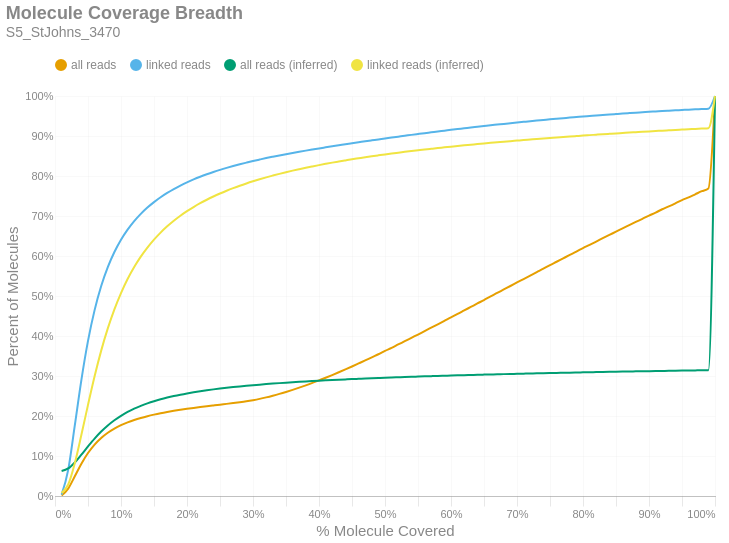

Notebook code cell kept with this figure:
### Markdown cell above
### Molecule Read Coverage
This chart shows molecule coverage breadth as computed by the number of bases aligned to that molecule. In other words, "*how much of each unique long molecule is actually sequenced/aligned?*" Keep in mind there is a distinction between sequences and alignments, since some sequences belonging to a particular molecule may not align well and wouldn't appear in the alignment data. This chart also shows molecule coverage breadth as computed by the *inferred fragment* from which the aligned sequences originate. Unlike read coverage, this calculation takes into account the total insert size, including unsequenced gaps between the forward and reverse reads. Like the previous figures, these are cumulative percents.

### Code cell
if SKIPLR:
    print_html(f"Skipped")
else:
    binned_df = consolidated_hist(valids['coverage_bp'], mask, 0.01, True)
    binned_df_inf = consolidated_hist(valids['coverage_inserts'], mask, 0.01, True)
    binned_df = binned_df.with_columns(pl.lit(binned_df_inf['all reads (cumsum)']).alias('all reads (inferred)'))
    binned_df = binned_df.with_columns(pl.lit(binned_df_inf['linked reads (cumsum)']).alias('linked reads (inferred)'))
    binned_df = binned_df.with_columns(
        (pl.col('bin').cast(pl.Float64) + 0.01).alias('right_edge')
    )

    with SafeRender(binned_df):
        (
            density_plot(binned_df, 'Molecule Coverage Breadth', samplename, 'molcov', ['all reads (inferred)','linked reads (inferred)'])
            .encode(
                #x=alt.X('bin:Q', title="% Molecule Covered").axis(format = '%').scale(padding=0),
                x=alt.X('right_edge:Q', title="% Molecule Covered").axis(format='%').scale(padding=0),
                y=alt.Y('value:Q', title='Percent of Molecules')
                    .axis(format='%')
                    .stack(False)
                    .scale(domainMin=0, padding=0),
                color=alt.Color("key:N").scale(domain = ["all reads", "linked reads", "all reads (inferred)", "linked reads (inferred)"]),
                tooltip = [
                    alt.Tooltip("key:N", title = "Data Type"),
                    alt.Tooltip("range_label:N", title="% Molecule Covered"),
                    alt.Tooltip("value:Q", format = ".2%", title="% Molecules")
                ]
            )
        ).display()

### Figure 1 — Vega-Lite specification as saved in the notebook (floating-point values rounded to 4 significant figures)
{"width": "container", "height": 400, "config": {"title": {"anchor": "start", "dy": -15, "fontSize": 18, "color": "#888888", "subtitleColor": "#888888", "subtitleFontSize": 14}, "arc": {"fill": "#0072B2"}, "axis": {"domainColor": "#888888", "domainWidth": 0.5, "gridWidth": 0.2, "grid": false, "titleFontWeight": 400, "titleFontSize": 15, "labelFontSize": 11, "labelColor": "#888888", "tickColor": "#888888", "tickWidth": 0.2, "titleColor": "#888888"}, "axisBand": {"grid": false}, "axisX": {"grid": true, "tickSize": 10, "domainCap": "round"}, "axisY": {"domain": false, "grid": true, "tickSize": 0, "domainCap": "round"}, "background": "transparent", "header": {"labelFontSize": 15, "labelColor": "#888888", "titleFontSize": 15, "titleFontWeight": 600, "titleColor": "#888888"}, "legend": {"labelFont": "sans-serif", "labelFontSize": 12, "labelColor": "#888888", "symbolSize": 100, "symbolType": "circle", "titleFontSize": 12, "titlePadding": 10, "titleColor": "#888888", "title": null, "orient": "top"}, "range": {"category": ["#E69F00", "#56B4E9", "#009E73", "#F0E442", "#0072B2", "#D55E00", "#CC79A7", "#000000"], "diverging": ["#cfe8f3", "#a2d4ec", "#73bfe2", "#46abdb", "#1696d2", "#12719e"]}, "area": {"fill": "#0072B2", "fillOpacity": 0.7, "line": true, "strokeOpacity": 0.7}, "line": {"color": "#0072B2", "stroke": "#0072B2", "strokeWidth": 2}, "trail": {"color": "#0072B2", "stroke": "#0072B2", "strokeWidth": 0, "size": 1}, "point": {"filled": true, "fillOpacity": 1.0, "size": 95}, "text": {"color": "#888888", "fontSize": 11, "align": "right", "fontWeight": 400, "size": 11}, "bar": {"fill": "#0072B2", "stroke": null}, "view": {"stroke": null, "continuousWidth": 660, "continuousHeight": 400}}, "data": {"name": "data-4984789d2f656f26468397d2f7b29cb1"}, "mark": {"type": "line", "interpolate": "monotone", "point": {"opacity": 0, "size": 275}}, "encoding": {"color": {"field": "key", "scale": {"domain": ["all reads", "linked reads", "all reads (inferred)", "linked reads (inferred)"]}, "type": "nominal"}, "tooltip": [{"field": "key", "title": "Data Type", "type": "nominal"}, {"field": "range_label", "title": "% Molecule Covered", "type": "nominal"}, {"field": "value", "format": ".2%", "title": "% Molecules", "type": "quantitative"}], "x": {"axis": {"format": "%"}, "field": "right_edge", "scale": {"padding": 0}, "title": "% Molecule Covered", "type": "quantitative"}, "y": {"axis": {"format": "%"}, "field": "value", "scale": {"domainMin": 0, "padding": 0}, "stack": false, "title": "Percent of Molecules", "type": "quantitative"}}, "params": [{"name": "param_c36ac31b6afebe62", "select": {"type": "point", "fields": ["key"]}, "bind": "legend"}], "title": {"text": "Molecule Coverage Breadth", "subtitle": "S5_StJohns_3470"}, "transform": [{"fold": ["all reads (cumsum)", "linked reads (cumsum)", "all reads (inferred)", "linked reads (inferred)"]}, {"calculate": "replace(datum.key, ' (cumsum)', '')", "as": "key"}, {"filter": {"param": "param_c36ac31b6afebe62"}}], "usermeta": {"embedOptions": {"downloadFileName": "S5_StJohns_3470.molcov"}}, "$schema": "https://vega.github.io/schema/vega-lite/v6.1.0.json", "datasets": {"data-4984789d2f656f26468397d2f7b29cb1": [{"bin": "0.0", "interval": "0.0-0.01", "all reads": 0.001131, "linked reads": 0.003417, "all reads (cumsum)": 0.001131, "linked reads (cumsum)": 0.003417, "range_label": "0.0-0.01", "all reads (inferred)": 0.06245, "linked reads (inferred)": 0.007267, "right_edge": 0.01}, {"bin": "0.01", "interval": "0.01-0.02", "all reads": 0.01747, "linked reads": 0.06193, "all reads (cumsum)": 0.0186, "linked reads (cumsum)": 0.06535, "range_label": "0.01-0.02", "all reads (inferred)": 0.06887, "linked reads (inferred)": 0.02881, "right_edge": 0.02}, {"bin": "0.02", "interval": "0.02-0.03", "all reads": 0.0307, "linked reads": 0.1111, "all reads (cumsum)": 0.0493, "linked reads (cumsum)": 0.1764, "range_label": "0.02-0.03", "all reads (inferred)": 0.08381, "linked reads (inferred)": 0.08213, "right_edge": 0.03}, {"bin": "0.03", "interval": "0.03-0.04", "all reads": 0.03139, "linked reads": 0.1139, "all reads (cumsum)": 0.08069, "linked reads (cumsum)": 0.2904, "range_label": "0.03-0.04", "all reads (inferred)": 0.1034, "linked reads (inferred)": 0.1529, "right_edge": 0.04}, {"bin": "0.04", "interval": "0.04-0.05", "all reads": 0.02674, "linked reads": 0.09731, "all reads (cumsum)": 0.1074, "linked reads (cumsum)": 0.3877, "range_label": "0.04-0.05", "all reads (inferred)": 0.1239, "linked reads (inferred)": 0.2278, "right_edge": 0.05}, {"bin": "0.05", "interval": "0.05-0.06", "all reads": 0.02119, "linked reads": 0.07706, "all reads (cumsum)": 0.1286, "linked reads (cumsum)": 0.4647, "range_label": "0.05-0.06", "all reads (inferred)": 0.1435, "linked reads (inferred)": 0.2993, "right_edge": 0.06}, {"bin": "0.06", "interval": "0.06-0.07", "all reads": 0.01655, "linked reads": 0.06017, "all reads (cumsum)": 0.1452, "linked reads (cumsum)": 0.5249, "range_label": "0.06-0.07", "all reads (inferred)": 0.1611, "linked reads (inferred)": 0.3634, "right_edge": 0.07}, {"bin": "0.07", "interval": "0.07-0.08", "all reads": 0.01299, "linked reads": 0.04718, "all reads (cumsum)": 0.1582, "linked reads (cumsum)": 0.5721, "range_label": "0.07-0.08", "all reads (inferred)": 0.1762, "linked reads (inferred)": 0.419, "right_edge": 0.08}, {"bin": "0.08", "interval": "0.08-0.09", "all reads": 0.01045, "linked reads": 0.03784, "all reads (cumsum)": 0.1686, "linked reads (cumsum)": 0.6099, "range_label": "0.08-0.09", "all reads (inferred)": 0.1893, "linked reads (inferred)": 0.4667, "right_edge": 0.09}, {"bin": "0.09", "interval": "0.09-0.1", "all reads": 0.008512, "linked reads": 0.03073, "all reads (cumsum)": 0.1771, "linked reads (cumsum)": 0.6406, "range_label": "0.09-0.1", "all reads (inferred)": 0.2004, "linked reads (inferred)": 0.5074, "right_edge": 0.1}, {"bin": "0.1", "interval": "0.1-0.11", "all reads": 0.007005, "linked reads": 0.0252, "all reads (cumsum)": 0.1841, "linked reads (cumsum)": 0.6658, "range_label": "0.1-0.11", "all reads (inferred)": 0.21, "linked reads (inferred)": 0.5425, "right_edge": 0.11}, {"bin": "0.11", "interval": "0.11-0.12", "all reads": 0.005967, "linked reads": 0.02143, "all reads (cumsum)": 0.1901, "linked reads (cumsum)": 0.6873, "range_label": "0.11-0.12", "all reads (inferred)": 0.2182, "linked reads (inferred)": 0.5726, "right_edge": 0.12}, {"bin": "0.12", "interval": "0.12-0.13", "all reads": 0.005069, "linked reads": 0.01815, "all reads (cumsum)": 0.1952, "linked reads (cumsum)": 0.7054, "range_label": "0.12-0.13", "all reads (inferred)": 0.2253, "linked reads (inferred)": 0.5985, "right_edge": 0.13}, {"bin": "0.13", "interval": "0.13-0.14", "all reads": 0.004405, "linked reads": 0.01566, "all reads (cumsum)": 0.1996, "linked reads (cumsum)": 0.7211, "range_label": "0.13-0.14", "all reads (inferred)": 0.2315, "linked reads (inferred)": 0.6211, "right_edge": 0.14}, {"bin": "0.14", "interval": "0.14-0.15", "all reads": 0.003862, "linked reads": 0.01364, "all reads (cumsum)": 0.2034, "linked reads (cumsum)": 0.7347, "range_label": "0.14-0.15", "all reads (inferred)": 0.237, "linked reads (inferred)": 0.6409, "right_edge": 0.15}, {"bin": "0.15", "interval": "0.15-0.16", "all reads": 0.003469, "linked reads": 0.0122, "all reads (cumsum)": 0.2069, "linked reads (cumsum)": 0.7469, "range_label": "0.15-0.16", "all reads (inferred)": 0.2418, "linked reads (inferred)": 0.6585, "right_edge": 0.16}, {"bin": "0.16", "interval": "0.16-0.17", "all reads": 0.00311, "linked reads": 0.01081, "all reads (cumsum)": 0.21, "linked reads (cumsum)": 0.7577, "range_label": "0.16-0.17", "all reads (inferred)": 0.2461, "linked reads (inferred)": 0.6741, "right_edge": 0.17}, {"bin": "0.17", "interval": "0.17-0.18", "all reads": 0.002848, "linked reads": 0.009735, "all reads (cumsum)": 0.2129, "linked reads (cumsum)": 0.7675, "range_label": "0.17-0.18", "all reads (inferred)": 0.2499, "linked reads (inferred)": 0.6882, "right_edge": 0.18}, {"bin": "0.18", "interval": "0.18-0.19", "all reads": 0.002587, "linked reads": 0.008644, "all reads (cumsum)": 0.2154, "linked reads (cumsum)": 0.7761, "range_label": "0.18-0.19", "all reads (inferred)": 0.2534, "linked reads (inferred)": 0.7008, "right_edge": 0.19}, {"bin": "0.19", "interval": "0.19-0.2", "all reads": 0.002462, "linked reads": 0.008008, "all reads (cumsum)": 0.2179, "linked reads (cumsum)": 0.7841, "range_label": "0.19-0.2", "all reads (inferred)": 0.2565, "linked reads (inferred)": 0.7121, "right_edge": 0.2}, {"bin": "0.2", "interval": "0.2-0.21", "all reads": 0.0023, "linked reads": 0.007326, "all reads (cumsum)": 0.2202, "linked reads (cumsum)": 0.7915, "range_label": "0.2-0.21", "all reads (inferred)": 0.2593, "linked reads (inferred)": 0.7224, "right_edge": 0.21}, {"bin": "0.21", "interval": "0.21-0.22", "all reads": 0.002167, "linked reads": 0.006682, "all reads (cumsum)": 0.2224, "linked reads (cumsum)": 0.7981, "range_label": "0.21-0.22", "all reads (inferred)": 0.2619, "linked reads (inferred)": 0.7319, "right_edge": 0.22}, {"bin": "0.22", "interval": "0.22-0.23", "all reads": 0.002067, "linked reads": 0.006121, "all reads (cumsum)": 0.2244, "linked reads (cumsum)": 0.8043, "range_label": "0.22-0.23", "all reads (inferred)": 0.2643, "linked reads (inferred)": 0.7406, "right_edge": 0.23}, {"bin": "0.23", "interval": "0.23-0.24", "all reads": 0.002001, "linked reads": 0.005692, "all reads (cumsum)": 0.2264, "linked reads (cumsum)": 0.8099, "range_label": "0.23-0.24", "all reads (inferred)": 0.2665, "linked reads (inferred)": 0.7487, "right_edge": 0.24}, {"bin": "0.24", "interval": "0.24-0.25", "all reads": 0.001976, "linked reads": 0.005331, "all reads (cumsum)": 0.2284, "linked reads (cumsum)": 0.8153, "range_label": "0.24-0.25", "all reads (inferred)": 0.2686, "linked reads (inferred)": 0.7562, "right_edge": 0.25}, {"bin": "0.25", "interval": "0.25-0.26", "all reads": 0.001894, "linked reads": 0.004974, "all reads (cumsum)": 0.2303, "linked reads (cumsum)": 0.8203, "range_label": "0.25-0.26", "all reads (inferred)": 0.2705, "linked reads (inferred)": 0.7631, "right_edge": 0.26}, {"bin": "0.26", "interval": "0.26-0.27", "all reads": 0.001961, "linked reads": 0.00467, "all reads (cumsum)": 0.2323, "linked reads (cumsum)": 0.8249, "range_label": "0.26-0.27", "all reads (inferred)": 0.2723, "linked reads (inferred)": 0.7696, "right_edge": 0.27}, {"bin": "0.27", "interval": "0.27-0.28", "all reads": 0.002093, "linked reads": 0.004405, "all reads (cumsum)": 0.2344, "linked reads (cumsum)": 0.8293, "range_label": "0.27-0.28", "all reads (inferred)": 0.274, "linked reads (inferred)": 0.7757, "right_edge": 0.28}, {"bin": "0.28", "interval": "0.28-0.29", "all reads": 0.002365, "linked reads": 0.0041, "all reads (cumsum)": 0.2367, "linked reads (cumsum)": 0.8334, "range_label": "0.28-0.29", "all reads (inferred)": 0.2756, "linked reads (inferred)": 0.7814, "right_edge": 0.29}, {"bin": "0.29", "interval": "0.29-0.3", "all reads": 0.002857, "linked reads": 0.003987, "all reads (cumsum)": 0.2396, "linked reads (cumsum)": 0.8374, "range_label": "0.29-0.3", "all reads (inferred)": 0.277, "linked reads (inferred)": 0.7868, "right_edge": 0.3}, {"bin": "0.3", "interval": "0.3-0.31", "all reads": 0.003265, "linked reads": 0.00374, "all reads (cumsum)": 0.2429, "linked reads (cumsum)": 0.8412, "range_label": "0.3-0.31", "all reads (inferred)": 0.2784, "linked reads (inferred)": 0.7918, "right_edge": 0.31}, {"bin": "0.31", "interval": "0.31-0.32", "all reads": 0.003745, "linked reads": 0.003632, "all reads (cumsum)": 0.2466, "linked reads (cumsum)": 0.8448, "range_label": "0.31-0.32", "all reads (inferred)": 0.2797, "linked reads (inferred)": 0.7966, "right_edge": 0.32}, {"bin": "0.32", "interval": "0.32-0.33", "all reads": 0.004159, "linked reads": 0.003358, "all reads (cumsum)": 0.2508, "linked reads (cumsum)": 0.8481, "range_label": "0.32-0.33", "all reads (inferred)": 0.281, "linked reads (inferred)": 0.8011, "right_edge": 0.33}, {"bin": "0.33", "interval": "0.33-0.34", "all reads": 0.004513, "linked reads": 0.003242, "all reads (cumsum)": 0.2553, "linked reads (cumsum)": 0.8514, "range_label": "0.33-0.34", "all reads (inferred)": 0.2822, "linked reads (inferred)": 0.8054, "right_edge": 0.34}, {"bin": "0.34", "interval": "0.34-0.35", "all reads": 0.004873, "linked reads": 0.003166, "all reads (cumsum)": 0.2601, "linked reads (cumsum)": 0.8546, "range_label": "0.34-0.35", "all reads (inferred)": 0.2833, "linked reads (inferred)": 0.8095, "right_edge": 0.35}, {"bin": "0.35", "interval": "0.35-0.36", "all reads": 0.00519, "linked reads": 0.003051, "all reads (cumsum)": 0.2653, "linked reads (cumsum)": 0.8576, "range_label": "0.35-0.36", "all reads (inferred)": 0.2844, "linked reads (inferred)": 0.8134, "right_edge": 0.36}, {"bin": "0.36", "interval": "0.36-0.37", "all reads": 0.0055, "linked reads": 0.002987, "all reads (cumsum)": 0.2708, "linked reads (cumsum)": 0.8606, "range_label": "0.36-0.37", "all reads (inferred)": 0.2854, "linked reads (inferred)": 0.8171, "right_edge": 0.37}, {"bin": "0.37", "interval": "0.37-0.38", "all reads": 0.005772, "linked reads": 0.002869, "all reads (cumsum)": 0.2766, "linked reads (cumsum)": 0.8635, "range_label": "0.37-0.38", "all reads (inferred)": 0.2864, "linked reads (inferred)": 0.8206, "right_edge": 0.38}, {"bin": "0.38", "interval": "0.38-0.39", "all reads": 0.006062, "linked reads": 0.002799, "all reads (cumsum)": 0.2827, "linked reads (cumsum)": 0.8663, "range_label": "0.38-0.39", "all reads (inferred)": 0.2873, "linked reads (inferred)": 0.824, "right_edge": 0.39}, {"bin": "0.39", "interval": "0.39-0.4", "all reads": 0.006449, "linked reads": 0.002767, "all reads (cumsum)": 0.2891, "linked reads (cumsum)": 0.869, "range_label": "0.39-0.4", "all reads (inferred)": 0.2882, "linked reads (inferred)": 0.8272, "right_edge": 0.4}, {"bin": "0.4", "interval": "0.4-0.41", "all reads": 0.006461, "linked reads": 0.002629, "all reads (cumsum)": 0.2956, "linked reads (cumsum)": 0.8717, "range_label": "0.4-0.41", "all reads (inferred)": 0.2891, "linked reads (inferred)": 0.8304, "right_edge": 0.41}, {"bin": "0.41", "interval": "0.41-0.42", "all reads": 0.006757, "linked reads": 0.002612, "all reads (cumsum)": 0.3023, "linked reads (cumsum)": 0.8743, "range_label": "0.41-0.42", "all reads (inferred)": 0.29, "linked reads (inferred)": 0.8334, "right_edge": 0.42}, {"bin": "0.42", "interval": "0.42-0.43", "all reads": 0.007006, "linked reads": 0.002528, "all reads (cumsum)": 0.3093, "linked reads (cumsum)": 0.8768, "range_label": "0.42-0.43", "all reads (inferred)": 0.2908, "linked reads (inferred)": 0.8362, "right_edge": 0.43}, {"bin": "0.43", "interval": "0.43-0.44", "all reads": 0.00715, "linked reads": 0.002629, "all reads (cumsum)": 0.3165, "linked reads (cumsum)": 0.8794, "range_label": "0.43-0.44", "all reads (inferred)": 0.2915, "linked reads (inferred)": 0.839, "right_edge": 0.44}, {"bin": "0.44", "interval": "0.44-0.45", "all reads": 0.007332, "linked reads": 0.00247, "all reads (cumsum)": 0.3238, "linked reads (cumsum)": 0.8819, "range_label": "0.44-0.45", "all reads (inferred)": 0.2923, "linked reads (inferred)": 0.8417, "right_edge": 0.45}, {"bin": "0.45", "interval": "0.45-0.46", "all reads": 0.007531, "linked reads": 0.002428, "all reads (cumsum)": 0.3314, "linked reads (cumsum)": 0.8843, "range_label": "0.45-0.46", "all reads (inferred)": 0.293, "linked reads (inferred)": 0.8443, "right_edge": 0.46}, {"bin": "0.46", "interval": "0.46-0.47", "all reads": 0.007579, "linked reads": 0.002474, "all reads (cumsum)": 0.3389, "linked reads (cumsum)": 0.8868, "range_label": "0.46-0.47", "all reads (inferred)": 0.2937, "linked reads (inferred)": 0.8469, "right_edge": 0.47}, {"bin": "0.47", "interval": "0.47-0.48", "all reads": 0.007795, "linked reads": 0.002356, "all reads (cumsum)": 0.3467, "linked reads (cumsum)": 0.8892, "range_label": "0.47-0.48", "all reads (inferred)": 0.2944, "linked reads (inferred)": 0.8493, "right_edge": 0.48}, {"bin": "0.48", "interval": "0.48-0.49", "all reads": 0.007606, "linked reads": 0.002314, "all reads (cumsum)": 0.3543, "linked reads (cumsum)": 0.8915, "range_label": "0.48-0.49", "all reads (inferred)": 0.2951, "linked reads (inferred)": 0.8516, "right_edge": 0.49}, {"bin": "0.49", "interval": "0.49-0.5", "all reads": 0.008591, "linked reads": 0.002427, "all reads (cumsum)": 0.3629, "linked reads (cumsum)": 0.8939, "range_label": "0.49-0.5", "all reads (inferred)": 0.2957, "linked reads (inferred)": 0.854, "right_edge": 0.5}, {"bin": "0.5", "interval": "0.5-0.51", "all reads": 0.007434, "linked reads": 0.002246, "all reads (cumsum)": 0.3704, "linked reads (cumsum)": 0.8961, "range_label": "0.5-0.51", "all reads (inferred)": 0.2963, "linked reads (inferred)": 0.8562, "right_edge": 0.51}, {"bin": "0.51", "interval": "0.51-0.52", "all reads": 0.008454, "linked reads": 0.00222, "all reads (cumsum)": 0.3788, "linked reads (cumsum)": 0.8984, "range_label": "0.51-0.52", "all reads (inferred)": 0.2969, "linked reads (inferred)": 0.8583, "right_edge": 0.52}, {"bin": "0.52", "interval": "0.52-0.53", "all reads": 0.008177, "linked reads": 0.002206, "all reads (cumsum)": 0.387, "linked reads (cumsum)": 0.9006, "range_label": "0.52-0.53", "all reads (inferred)": 0.2975, "linked reads (inferred)": 0.8603, "right_edge": 0.53}, {"bin": "0.53", "interval": "0.53-0.54", "all reads": 0.008402, "linked reads": 0.002261, "all reads (cumsum)": 0.3954, "linked reads (cumsum)": 0.9028, "range_label": "0.53-0.54", "all reads (inferred)": 0.2981, "linked reads (inferred)": 0.8624, "right_edge": 0.54}, {"bin": "0.54", "interval": "0.54-0.55", "all reads": 0.008298, "linked reads": 0.002165, "all reads (cumsum)": 0.4037, "linked reads (cumsum)": 0.905, "range_label": "0.54-0.55", "all reads (inferred)": 0.2986, "linked reads (inferred)": 0.8643, "right_edge": 0.55}, {"bin": "0.55", "interval": "0.55-0.56", "all reads": 0.008624, "linked reads": 0.002143, "all reads (cumsum)": 0.4123, "linked reads (cumsum)": 0.9071, "range_label": "0.55-0.56", "all reads (inferred)": 0.2991, "linked reads (inferred)": 0.8662, "right_edge": 0.56}, {"bin": "0.56", "interval": "0.56-0.57", "all reads": 0.008515, "linked reads": 0.00206, "all reads (cumsum)": 0.4208, "linked reads (cumsum)": 0.9092, "range_label": "0.56-0.57", "all reads (inferred)": 0.2997, "linked reads (inferred)": 0.868, "right_edge": 0.57}, {"bin": "0.57", "interval": "0.57-0.58", "all reads": 0.00849, "linked reads": 0.002086, "all reads (cumsum)": 0.4293, "linked reads (cumsum)": 0.9113, "range_label": "0.57-0.58", "all reads (inferred)": 0.3002, "linked reads (inferred)": 0.8699, "right_edge": 0.58}, {"bin": "0.58", "interval": "0.58-0.59", "all reads": 0.008632, "linked reads": 0.002018, "all reads (cumsum)": 0.4379, "linked reads (cumsum)": 0.9133, "range_label": "0.58-0.59", "all reads (inferred)": 0.3007, "linked reads (inferred)": 0.8716, "right_edge": 0.59}, {"bin": "0.59", "interval": "0.59-0.6", "all reads": 0.008783, "linked reads": 0.002061, "all reads (cumsum)": 0.4467, "linked reads (cumsum)": 0.9154, "range_label": "0.59-0.6", "all reads (inferred)": 0.3012, "linked reads (inferred)": 0.8734, "right_edge": 0.6}, {"bin": "0.6", "interval": "0.6-0.61", "all reads": 0.008349, "linked reads": 0.001974, "all reads (cumsum)": 0.4551, "linked reads (cumsum)": 0.9173, "range_label": "0.6-0.61", "all reads (inferred)": 0.3016, "linked reads (inferred)": 0.8751, "right_edge": 0.61}, {"bin": "0.61", "interval": "0.61-0.62", "all reads": 0.008819, "linked reads": 0.001903, "all reads (cumsum)": 0.4639, "linked reads (cumsum)": 0.9192, "range_label": "0.61-0.62", "all reads (inferred)": 0.3021, "linked reads (inferred)": 0.8767, "right_edge": 0.62}, {"bin": "0.62", "interval": "0.62-0.63", "all reads": 0.008703, "linked reads": 0.00197, "all reads (cumsum)": 0.4726, "linked reads (cumsum)": 0.9212, "range_label": "0.62-0.63", "all reads (inferred)": 0.3026, "linked reads (inferred)": 0.8783, "right_edge": 0.63}, {"bin": "0.63", "interval": "0.63-0.64", "all reads": 0.008762, "linked reads": 0.001833, "all reads (cumsum)": 0.4814, "linked reads (cumsum)": 0.923, "range_label": "0.63-0.64", "all reads (inferred)": 0.303, "linked reads (inferred)": 0.8799, "right_edge": 0.64}, {"bin": "0.64", "interval": "0.64-0.65", "all reads": 0.008578, "linked reads": 0.00186, "all reads (cumsum)": 0.4899, "linked reads (cumsum)": 0.9249, "range_label": "0.64-0.65", "all reads (inferred)": 0.3034, "linked reads (inferred)": 0.8814, "right_edge": 0.65}, {"bin": "0.65", "interval": "0.65-0.66", "all reads": 0.009061, "linked reads": 0.001878, "all reads (cumsum)": 0.499, "linked reads (cumsum)": 0.9268, "range_label": "0.65-0.66", "all reads (inferred)": 0.3039, "linked reads (inferred)": 0.8829, "right_edge": 0.66}, {"bin": "0.66", "interval": "0.66-0.67", "all reads": 0.008591, "linked reads": 0.001737, "all reads (cumsum)": 0.5076, "linked reads (cumsum)": 0.9285, "range_label": "0.66-0.67", "all reads (inferred)": 0.3043, "linked reads (inferred)": 0.8843, "right_edge": 0.67}, {"bin": "0.67", "interval": "0.67-0.68", "all reads": 0.008746, "linked reads": 0.001769, "all reads (cumsum)": 0.5163, "linked reads (cumsum)": 0.9303, "range_label": "0.67-0.68", "all reads (inferred)": 0.3047, "linked reads (inferred)": 0.8858, "right_edge": 0.68}, {"bin": "0.68", "interval": "0.68-0.69", "all reads": 0.008664, "linked reads": 0.001705, "all reads (cumsum)": 0.525, "linked reads (cumsum)": 0.932, "range_label": "0.68-0.69", "all reads (inferred)": 0.3051, "linked reads (inferred)": 0.8872, "right_edge": 0.69}, {"bin": "0.69", "interval": "0.69-0.7", "all reads": 0.008844, "linked reads": 0.001706, "all reads (cumsum)": 0.5338, "linked reads (cumsum)": 0.9337, "range_label": "0.69-0.7", "all reads (inferred)": 0.3055, "linked reads (inferred)": 0.8885, "right_edge": 0.7}, {"bin": "0.7", "interval": "0.7-0.71", "all reads": 0.008552, "linked reads": 0.001636, "all reads (cumsum)": 0.5424, "linked reads (cumsum)": 0.9353, "range_label": "0.7-0.71", "all reads (inferred)": 0.3059, "linked reads (inferred)": 0.8899, "right_edge": 0.71}, {"bin": "0.71", "interval": "0.71-0.72", "all reads": 0.008623, "linked reads": 0.001631, "all reads (cumsum)": 0.551, "linked reads (cumsum)": 0.937, "range_label": "0.71-0.72", "all reads (inferred)": 0.3062, "linked reads (inferred)": 0.8912, "right_edge": 0.72}, {"bin": "0.72", "interval": "0.72-0.73", "all reads": 0.008731, "linked reads": 0.001556, "all reads (cumsum)": 0.5598, "linked reads (cumsum)": 0.9385, "range_label": "0.72-0.73", "all reads (inferred)": 0.3066, "linked reads (inferred)": 0.8926, "right_edge": 0.73}, {"bin": "0.73", "interval": "0.73-0.74", "all reads": 0.008482, "linked reads": 0.001524, "all reads (cumsum)": 0.5682, "linked reads (cumsum)": 0.94, "range_label": "0.73-0.74", "all reads (inferred)": 0.307, "linked reads (inferred)": 0.8938, "right_edge": 0.74}, {"bin": "0.74", "interval": "0.74-0.75", "all reads": 0.009054, "linked reads": 0.001553, "all reads (cumsum)": 0.5773, "linked reads (cumsum)": 0.9416, "range_label": "0.74-0.75", "all reads (inferred)": 0.3074, "linked reads (inferred)": 0.8951, "right_edge": 0.75}, {"bin": "0.75", "interval": "0.75-0.76", "all reads": 0.008342, "linked reads": 0.00146, "all reads (cumsum)": 0.5856, "linked reads (cumsum)": 0.9431, "range_label": "0.75-0.76", "all reads (inferred)": 0.3077, "linked reads (inferred)": 0.8962, "right_edge": 0.76}, {"bin": "0.76", "interval": "0.76-0.77", "all reads": 0.008505, "linked reads": 0.001419, "all reads (cumsum)": 0.5941, "linked reads (cumsum)": 0.9445, "range_label": "0.76-0.77", "all reads (inferred)": 0.3081, "linked reads (inferred)": 0.8975, "right_edge": 0.77}, {"bin": "0.77", "interval": "0.77-0.78", "all reads": 0.008478, "linked reads": 0.001475, "all reads (cumsum)": 0.6026, "linked reads (cumsum)": 0.946, "range_label": "0.77-0.78", "all reads (inferred)": 0.3084, "linked reads (inferred)": 0.8987, "right_edge": 0.78}, {"bin": "0.78", "interval": "0.78-0.79", "all reads": 0.008346, "linked reads": 0.001352, "all reads (cumsum)": 0.611, "linked reads (cumsum)": 0.9473, "range_label": "0.78-0.79", "all reads (inferred)": 0.3087, "linked reads (inferred)": 0.8999, "right_edge": 0.79}, {"bin": "0.79", "interval": "0.79-0.8", "all reads": 0.008796, "linked reads": 0.001387, "all reads (cumsum)": 0.6198, "linked reads (cumsum)": 0.9487, "range_label": "0.79-0.8", "all reads (inferred)": 0.3091, "linked reads (inferred)": 0.9011, "right_edge": 0.8}, {"bin": "0.8", "interval": "0.8-0.81", "all reads": 0.008067, "linked reads": 0.001275, "all reads (cumsum)": 0.6278, "linked reads (cumsum)": 0.95, "range_label": "0.8-0.81", "all reads (inferred)": 0.3094, "linked reads (inferred)": 0.9022, "right_edge": 0.81}, {"bin": "0.81", "interval": "0.81-0.82", "all reads": 0.008283, "linked reads": 0.001316, "all reads (cumsum)": 0.6361, "linked reads (cumsum)": 0.9513, "range_label": "0.81-0.82", "all reads (inferred)": 0.3097, "linked reads (inferred)": 0.9033, "right_edge": 0.82}, {"bin": "0.82", "interval": "0.82-0.83", "all reads": 0.008338, "linked reads": 0.001203, "all reads (cumsum)": 0.6444, "linked reads (cumsum)": 0.9525, "range_label": "0.82-0.83", "all reads (inferred)": 0.3101, "linked reads (inferred)": 0.9044, "right_edge": 0.83}, {"bin": "0.83", "interval": "0.83-0.84", "all reads": 0.008271, "linked reads": 0.001264, "all reads (cumsum)": 0.6527, "linked reads (cumsum)": 0.9537, "range_label": "0.83-0.84", "all reads (inferred)": 0.3104, "linked reads (inferred)": 0.9055, "right_edge": 0.84}, {"bin": "0.84", "interval": "0.84-0.85", "all reads": 0.008079, "linked reads": 0.001186, "all reads (cumsum)": 0.6608, "linked reads (cumsum)": 0.9549, "range_label": "0.84-0.85", "all reads (inferred)": 0.3107, "linked reads (inferred)": 0.9066, "right_edge": 0.85}, {"bin": "0.85", "interval": "0.85-0.86", "all reads": 0.008228, "linked reads": 0.001175, "all reads (cumsum)": 0.669, "linked reads (cumsum)": 0.9561, "range_label": "0.85-0.86", "all reads (inferred)": 0.311, "linked reads (inferred)": 0.9076, "right_edge": 0.86}, {"bin": "0.86", "interval": "0.86-0.87", "all reads": 0.00795, "linked reads": 0.001107, "all reads (cumsum)": 0.677, "linked reads (cumsum)": 0.9572, "range_label": "0.86-0.87", "all reads (inferred)": 0.3113, "linked reads (inferred)": 0.9086, "right_edge": 0.87}, {"bin": "0.87", "interval": "0.87-0.88", "all reads": 0.008152, "linked reads": 0.001089, "all reads (cumsum)": 0.6851, "linked reads (cumsum)": 0.9583, "range_label": "0.87-0.88", "all reads (inferred)": 0.3116, "linked reads (inferred)": 0.9096, "right_edge": 0.88}, {"bin": "0.88", "interval": "0.88-0.89", "all reads": 0.007851, "linked reads": 0.001018, "all reads (cumsum)": 0.693, "linked reads (cumsum)": 0.9593, "range_label": "0.88-0.89", "all reads (inferred)": 0.3119, "linked reads (inferred)": 0.9106, "right_edge": 0.89}, {"bin": "0.89", "interval": "0.89-0.9", "all reads": 0.008071, "linked reads": 0.001048, "all reads (cumsum)": 0.701, "linked reads (cumsum)": 0.9604, "range_label": "0.89-0.9", "all reads (inferred)": 0.3121, "linked reads (inferred)": 0.9115, "right_edge": 0.9}, {"bin": "0.9", "interval": "0.9-0.91", "all reads": 0.007439, "linked reads": 0.0009736, "all reads (cumsum)": 0.7085, "linked reads (cumsum)": 0.9613, "range_label": "0.9-0.91", "all reads (inferred)": 0.3124, "linked reads (inferred)": 0.9124, "right_edge": 0.91}, {"bin": "0.91", "interval": "0.91-0.92", "all reads": 0.00845, "linked reads": 0.001005, "all reads (cumsum)": 0.7169, "linked reads (cumsum)": 0.9624, "range_label": "0.91-0.92", "all reads (inferred)": 0.3127, "linked reads (inferred)": 0.9133, "right_edge": 0.92}, {"bin": "0.92", "interval": "0.92-0.93", "all reads": 0.007024, "linked reads": 0.000932, "all reads (cumsum)": 0.724, "linked reads (cumsum)": 0.9633, "range_label": "0.92-0.93", "all reads (inferred)": 0.3129, "linked reads (inferred)": 0.9142, "right_edge": 0.93}, {"bin": "0.93", "interval": "0.93-0.94", "all reads": 0.007668, "linked reads": 0.0009061, "all reads (cumsum)": 0.7316, "linked reads (cumsum)": 0.9642, "range_label": "0.93-0.94", "all reads (inferred)": 0.3132, "linked reads (inferred)": 0.9151, "right_edge": 0.94}, {"bin": "0.94", "interval": "0.94-0.95", "all reads": 0.008147, "linked reads": 0.0008534, "all reads (cumsum)": 0.7398, "linked reads (cumsum)": 0.965, "range_label": "0.94-0.95", "all reads (inferred)": 0.3135, "linked reads (inferred)": 0.916, "right_edge": 0.95}, {"bin": "0.95", "interval": "0.95-0.96", "all reads": 0.006749, "linked reads": 0.0008908, "all reads (cumsum)": 0.7465, "linked reads (cumsum)": 0.9659, "range_label": "0.95-0.96", "all reads (inferred)": 0.3138, "linked reads (inferred)": 0.9169, "right_edge": 0.96}, {"bin": "0.96", "interval": "0.96-0.97", "all reads": 0.007748, "linked reads": 0.0008006, "all reads (cumsum)": 0.7543, "linked reads (cumsum)": 0.9667, "range_label": "0.96-0.97", "all reads (inferred)": 0.314, "linked reads (inferred)": 0.9177, "right_edge": 0.97}, {"bin": "0.97", "interval": "0.97-0.98", "all reads": 0.007745, "linked reads": 0.0007609, "all reads (cumsum)": 0.762, "linked reads (cumsum)": 0.9675, "range_label": "0.97-0.98", "all reads (inferred)": 0.3143, "linked reads (inferred)": 0.9186, "right_edge": 0.98}, {"bin": "0.98", "interval": "0.98-0.99", "all reads": 0.006936, "linked reads": 0.0008099, "all reads (cumsum)": 0.769, "linked reads (cumsum)": 0.9683, "range_label": "0.98-0.99", "all reads (inferred)": 0.3146, "linked reads (inferred)": 0.9194, "right_edge": 0.99}, {"bin": "0.99", "interval": "0.99-1.0", "all reads": 0.231, "linked reads": 0.0317, "all reads (cumsum)": 1.0, "linked reads (cumsum)": 1.0, "range_label": "0.99-1.0", "all reads (inferred)": 1.0, "linked reads (inferred)": 1.0, "right_edge": 1.0}]}}
